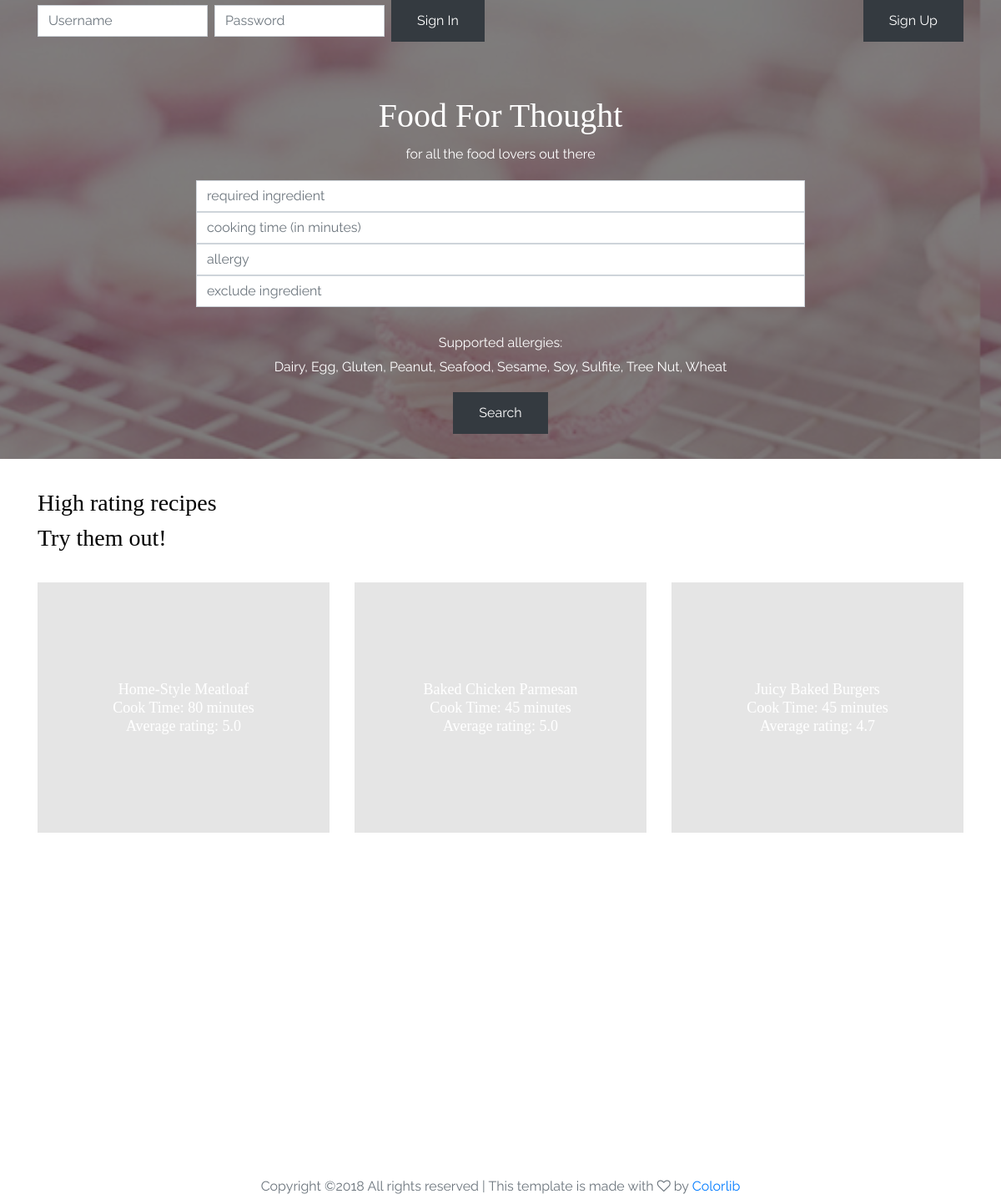
The app's page /, older data.
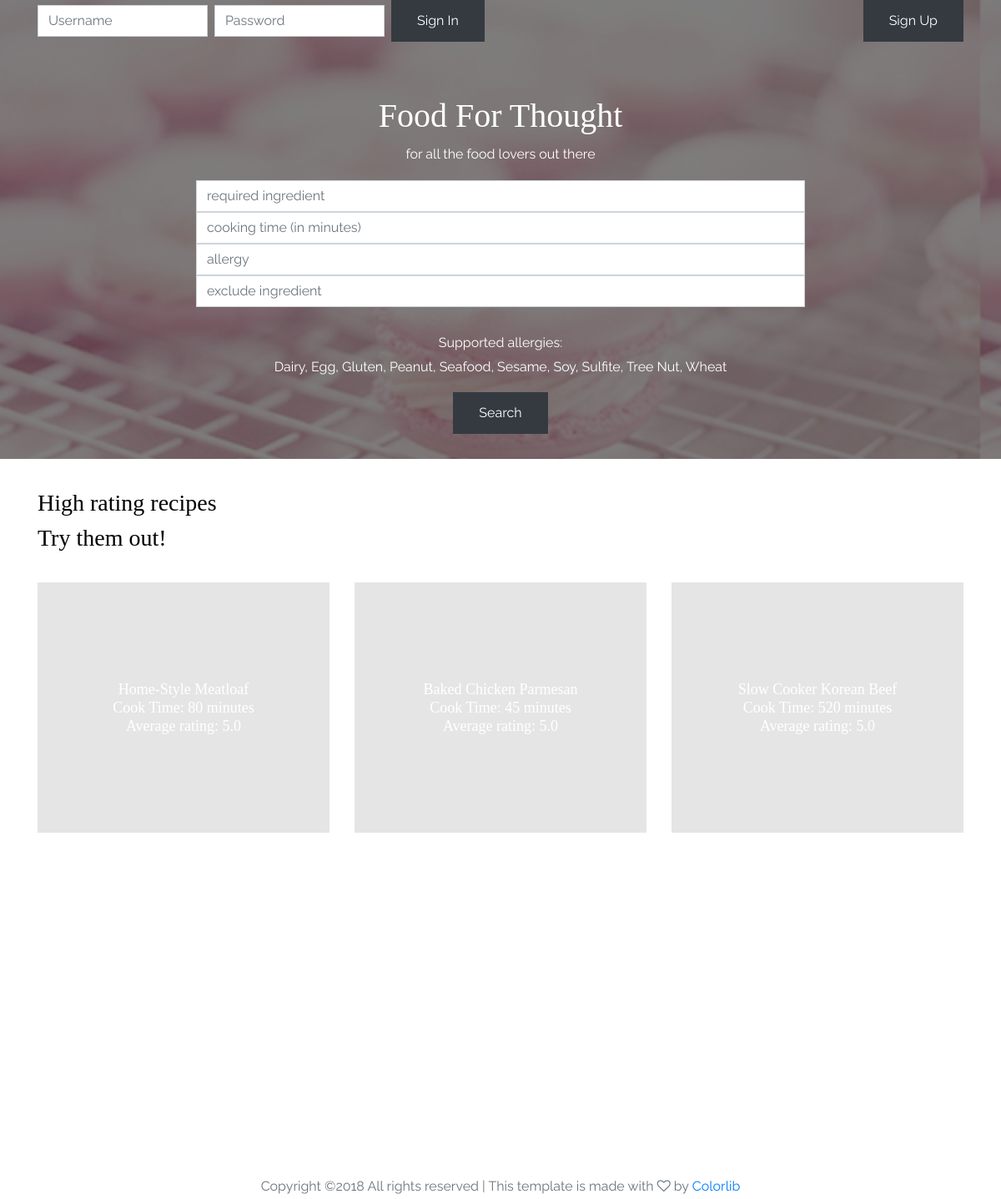
The same page, newer data.
### declarative.py (models this page shows)
class Api(Base):
    __tablename__ = 'API'
    id = Column(String(100), primary_key=True) #id of recipe
    name = Column(String(50), nullable=False)
    image = Column(String(200), nullable=False)
    time = Column(Integer, nullable=False)
    rate = Column(Float) #actually rate
    total_count = Column(Integer) #value
    total = Column(Integer) #number of users have rated

### routes.py (the view, shortened to what this page needs)
@app.route('/', methods=['GET', 'POST'])
def index():
	data = []
	data = SS.get_recommend()
	return render_template('home.html', error=0, login=roles.login_role, data=data)

### RecipeSystem.py (called while the page is built)
    def get_recommend(self):
        try:
            all_recipes = []
            result = self.session.query(Api).order_by(Api.rate.desc()).all()
            j = 0
            for i in result:
                if j == 6:
                    break
                rec_id = i.id
                recipe = self.session.query(Api).filter(Api.id==rec_id).first()
                d = {}
                d['id'] = recipe.id
                d['name'] = recipe.name
                d['image'] = recipe.image
                d['time'] = recipe.time
                d['rate'] = recipe.rate
                all_recipes.append(d)
                j = j + 1
            return all_recipes
        except:
            print("Can't find recipe")
            pass

### templates/home.html (shortened to what this page needs)
<!doctype html>
<html lang="en">
  <head>
    <link rel="stylesheet" href="{{url_for("static",filename="css/bootstrap.css")}}">
    <link rel="stylesheet" href="{{url_for("static",filename="css/animate.css")}}">
    <link rel="stylesheet" href="{{url_for("static",filename="css/owl.carousel.min.css")}}">
    <link rel="stylesheet" href="{{url_for("static",filename="fonts/ionicons/css/ionicons.min.css")}}">
    <link rel="stylesheet" href="{{url_for("static",filename="fonts/fontawesome/css/font-awesome.min.css")}}">
    <link rel="stylesheet" href="{{url_for("static",filename="css/style.css")}}">
  </head>
  <body>
    {% if login %}
     <header role="banner">
      <nav class="navbar navbar-expand-md navbar-dark bg-light">
        <div class="container">
          <div class="collapse navbar-collapse navbar-light" id="navbarsExample05">
            <ul class="navbar-nav ml-auto pl-lg-5 pl-0">
              <li class="nav-item">
                <a class="nav-link" href="{{ url_for('dashboard') }}">Dashboard</a>
              </li>
              <li class="nav-item">
                <a class="nav-link" href="{{ url_for('recent') }}">Recently Viewed</a>
              </li>
              <li class="nav-item">
                <a class="nav-link" href="{{ url_for('my_favorite') }}">Favourite</a>
              </li>
              <li class="nav-item">
                <a class="nav-link" href="{{ url_for('logout') }}">Sign Out</a>
              </li>
            </ul>
          </div>
        </div>
      </nav>
    </header>
    {% else %}
    <header role="banner">
      <nav class="navbar navbar-expand-md navbar-dark bg-light">
        <div class="container">
          <form method="post" class="form-inline">
            <input type="text" class="form-control mr-sm-2 mb-2 mb-sm-0" id="user_name" name="user_name" placeholder="Username">
            <input type="password" class="form-control mr-sm-2 mb-2 mb-sm-0" id="password" name="password" placeholder="Password">
            <button name="search" type="submit" class="btn btn-dark mt-2 mt-sm-0" value="signin">Sign In</button>
          </form>
          <form method="post">
            <button name="search" type="submit" class="btn btn-dark mt-2 mt-sm-0" value="signup">Sign Up</button>
          </form>
        </div>
      </nav>
      <div class="container">
        <div class="row align-items-center site-hero-inner justify-content-center">
          <div class="col-md-8 text-center">
          </div>
        </div>
      </div>
    </header>
    {% endif %}
    <section class="site-hero site-hero-innerpage overlay" data-stellar-background-ratio="0.5" style="background-image: url('static/images/centre_image.jpg');">
      <div class="container">
        <div class="row align-items-center site-hero-inner justify-content-center">
          <div class="col-md-8 text-center">
              <div class="mb-5 element-animate">
                            <br>
                            <br>
                            <br>
                            <br>
                            <h1>Food For Thought</h1>
                            <p>for all the food lovers out there</p>
                            <form method="post">
                              <div class="input-group custom-search-form">
                                <input name="ingredient" type="text" class="form-control" placeholder="required ingredient" required="required">
                              </div>
                              <div class="input-group custom-search-form">
                                <input name="time" type="text" class="form-control" placeholder="cooking time (in minutes)">
                              </div>
                              <div class="input-group custom-search-form">
                                <input name="allergy" type="text" class="form-control" placeholder="allergy">
                              </div>
                              <div class="input-group custom-search-form">
                                <input name="exclude" type="text" class="form-control" placeholder="exclude ingredient">
                              </div>
                              <br>
                          <p> Supported allergies: <br> Dairy, Egg, Gluten, Peanut, Seafood, Sesame, Soy, Sulfite, Tree Nut, Wheat</p>
                          <span class="input-group-btn">
                          <button name="search" type="submit" class="btn btn-dark mt-2 mt-sm-0" value="search">Search</button>
                          </span>
                          </form>
                          </div>
                        </div>
                      </div>
                    </div>
                  </section>
    <section class="feature-destination">
      <div class="container">
          <br>
          <br>
          <br>
          <h3>High rating recipes </h3>
          <h3>Try them out! </h3>
          <br>
        <div class="row">
          {% if data %}
             {% for recipe in data %}
           <div class="col-md-4 element-animate ">
                <a href = "{{ url_for('get_recipe', recipeID = recipe['id']) }}" class="img-bg" style="background-image: url({{recipe['image']}})">
                <div class="text">
                <h2>
                {{recipe['name']}} <br>
                Cook Time: {{(recipe['time']|int /60)|round|int}} minutes<br>
                Average rating: {{recipe['rate']|round(1)}}
                </h2>
                </div>
                </a>
           </div>
          {% endfor %}
       {% endif %}
             </div>
        </div>
    </section>
    <section>
        <div class="row justify-content-center">
          <div class="col-md-7 text-center">
Copyright &copy;<script>document.write(new Date().getFullYear());</script> All rights reserved | This template is made with <i class="fa fa-heart-o" aria-hidden="true"></i> by <a href="https://colorlib.com" target="_blank">Colorlib</a>
          </div>
        </div>
    </section>
  </body>
</html>

### static/css/style.css (style rules this page uses)
body { background: #fff; font-family: "Raleway", arial, sans-serif; font-weight: 400; font-size: 16px; line-height: 1.8; color: #6c757d; }
a { -webkit-transition: .3s all ease; -o-transition: .3s all ease; transition: .3s all ease; text-decoration: none; }
h1, h2, h3, h4, h5 { color: #000; font-family: "Playfair Display", times, serif; }
header { position: absolute; top: 0; left: 0; width: 100%; z-index: 5; }
header .navbar { padding-top: 0; padding-bottom: 0; background: transparent !important; }
.site-hero { background-size: cover; background-position: center center; min-height: 750px; height: 100vh; }
.site-hero > .container { position: relative; z-index: 2; }
.site-hero.overlay { position: relative; }
.site-hero.overlay:before { content: ""; background: rgba(0, 0, 0, 0.5); width: 100%; z-index: 1; position: absolute; top: 0; left: 0; right: 0; bottom: 0; }
.site-hero.overlay h1, .site-hero.overlay p { color: #fff; }
.site-hero .site-hero-inner { min-height: 750px; height: 100vh; }
.site-hero-innerpage, .site-hero-innerpage .site-hero-inner { min-height: 550px; height: 50vh; }
.img-bg { background-size: cover; }
.feature-destination, .slider-wrap { position: relative; z-index: 10; margin-top: -50px; margin-bottom: 50px; }
.feature-destination .img-bg, .slider-wrap .img-bg { margin-bottom: 30px; display: block; height: 300px; position: relative; top: 0; -webkit-transition: .2s all ease; -o-transition: .2s all ease; transition: .2s all ease; }
.feature-destination .img-bg:before, .slider-wrap .img-bg:before { content: ""; top: 0; left: 0; bottom: 0; right: 0; background: #000; opacity: .1; position: absolute; -webkit-transition: .3s all ease; -o-transition: .3s all ease; transition: .3s all ease; }
.feature-destination .img-bg .text, .slider-wrap .img-bg .text { position: absolute; top: 50%; left: 50%; text-align: center; width: 80%; -webkit-transform: translate(-50%, -50%); -ms-transform: translate(-50%, -50%); transform: translate(-50%, -50%); }
.feature-destination .img-bg .text h2, .slider-wrap .img-bg .text h2 { -webkit-transition: .3s all ease; -o-transition: .3s all ease; transition: .3s all ease; margin: 0; padding: 0; font-size: 18px; font-weight: 400; color: #fff; top: 0px; position: relative; }
.btn, .form-control { outline: none; -webkit-box-shadow: none !important; box-shadow: none !important; border-radius: 0; }
.form-control { -webkit-box-shadow: none !important; box-shadow: none !important; }
.btn { -webkit-transition: .3s all ease; -o-transition: .3s all ease; transition: .3s all ease; padding: 12px 30px; }
.element-animate { opacity: 0; visibility: hidden; }

Row changes from the older to the newer data that the page shows:
no longer on this page (row unchanged): Api: name "Juicy Baked Burgers", (recipe['time']|int/60)|round|int "45", rate "4.7"
added Api: name "Slow Cooker Korean Beef", (recipe['time']|int/60)|round|int "520", rate "5.0"
